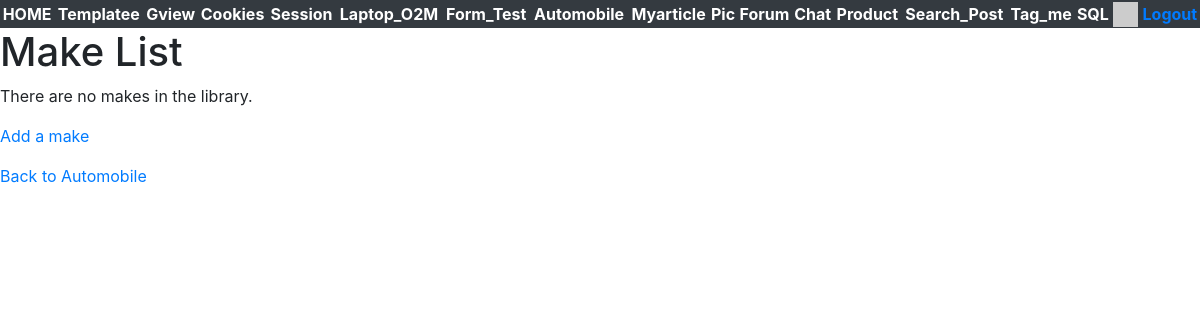
The page /automobile/lookup/ (signed in) on the database as committed earlier.
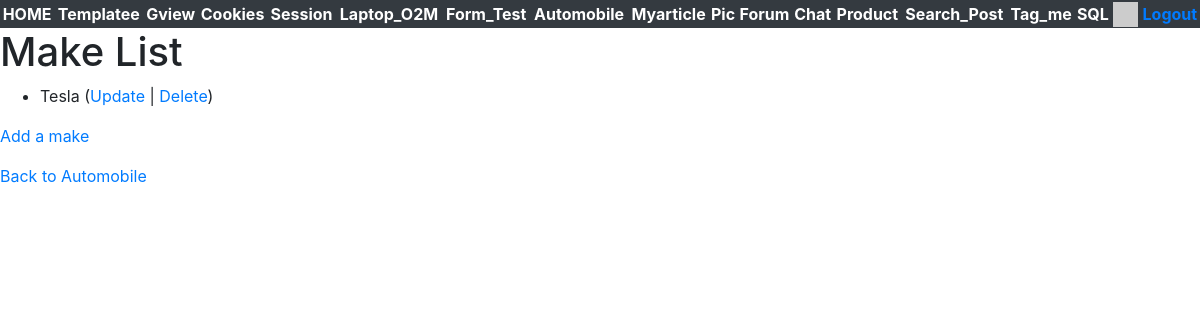
The same page on the database as committed later.
### automobile/models.py (models this page shows, shortened)
class Make(models.Model):
    name = models.CharField(max_length=200, help_text='Enter a make (e.g. Dodge)',validators=[MinLengthValidator(2, "Make must be greater than 1 character")])

### automobile/views.py (the view)
# urls.py: path('lookup/', views.MakeView.as_view(), name='make_list'),
class MakeView(LoginRequiredMixin, View):
    def get(self, request):
        ml = Make.objects.all()
        ctx = {'make_list': ml}
        return render(request, 'automobile/make_list.html', ctx)

### home/context_processors.py (called while the page is built)
def settings(request):
    return {
        'settings': django_settings,
    }

### home/templatetags/app_tags.py (called while the page is built)
@register.filter(name='gravatar')
def gravatar(user, size=35):
    email = str(user.email.strip().lower()).encode('utf-8')
    email_hash = md5(email).hexdigest()
    url = "//www.gravatar.com/avatar/{0}?s={1}&d=identicon&r=PG"
    return url.format(email_hash, size)

### automobile/templates/automobile/make_list.html
{% extends "base_bootstrap.html" %}
{% block content %}
<h1>Make List</h1>
{% if make_list %}
<ul>
    {% for make in make_list %}
    <li>
        {{ make.name }}
        (<a href="{% url 'automobile:make_update' make.id %}">Update</a> |
        <a href="{% url 'automobile:make_delete' make.id %}">Delete</a>)
    </li>
    {% endfor %}
</ul>
{% else %}
<p>There are no makes in the library.</p>
{% endif %}
<p><a href="{% url 'automobile:make_create' %}">Add a make</a></p>
<p>
    <a href="{% url 'automobile:all' %}">Back to Automobile</a>
</p>
{% endblock %}

Rows that differ between the two databases and show on the page:
added Make: name "Tesla"
Other text that changed with them:
text no longer shown: "There are no makes in the library."
